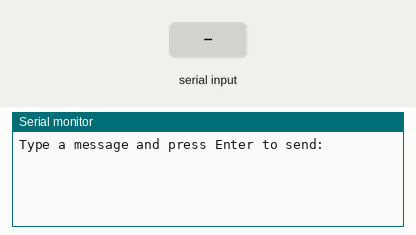
A sketch run on a simulated ESP32. Parts: the last lines printed to the serial monitor. Inputs (shaded band) come from the test bench.

Above: at 1.2 s.
1.3 s: "1\n" received over Serial
At 2.4 s:
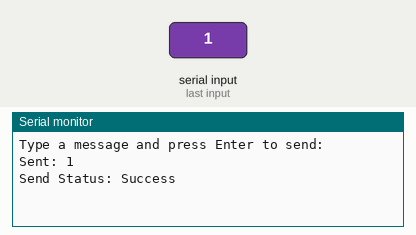
2.8 s: "0\n" received over Serial
At 3.5 s:
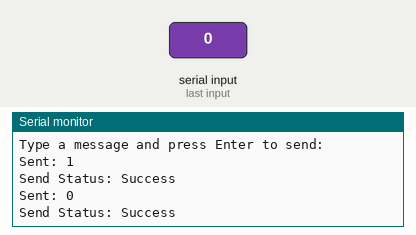
4.3 s: "2\n" received over Serial
At 5.8 s:
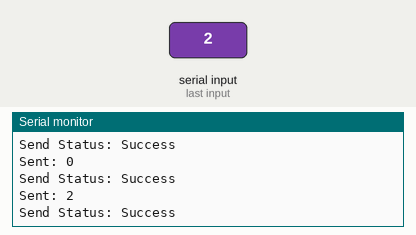

Measured:
- after the input at 1.3 s, the serial monitor: prints a new line at once (image 1)
- after the input at 2.8 s, the serial monitor: prints a new line at once (image 2)
- after the input at 4.3 s, the serial monitor: prints a new line at once (image 3)

The sketch:

sender1_program_esp_now.ino
```cpp
#include <esp_now.h>
#include <WiFi.h>

uint8_t receiverMac[] =  {0x8C, 0x4F, 0x00, 0x27, 0xF6, 0x0C}; // Replace with Receiver MAC

typedef struct struct_message {
    char message[250];  // Increased size for user input messages
} struct_message;

struct_message msg;

void OnSent(const uint8_t *mac_addr, esp_now_send_status_t status) {
    Serial.print("Send Status: ");
    Serial.println(status == ESP_NOW_SEND_SUCCESS ? "Success" : "Fail");
}

void setup() {
    Serial.begin(115200);
    WiFi.mode(WIFI_STA);

    if (esp_now_init() != ESP_OK) {
        Serial.println("ESP-NOW Init Failed");
        return;
    }

    esp_now_register_send_cb(OnSent);

    esp_now_peer_info_t peerInfo;
    memcpy(peerInfo.peer_addr, receiverMac, 6);
    peerInfo.channel = 0;
    peerInfo.encrypt = false;

    if (esp_now_add_peer(&peerInfo) != ESP_OK) {
        Serial.println("Failed to add peer");
        return;
    }

    Serial.println("Type a message and press Enter to send:");
}

void loop() {
    if (Serial.available()) {
        String input = Serial.readStringUntil('\n');  // Read user input
        input.trim();  // Remove any unwanted spaces or newlines

        if (input.length() > 0) {
            strcpy(msg.message, input.c_str());  // Copy input into message structure
            esp_err_t result = esp_now_send(receiverMac, (uint8_t *)&msg, sizeof(msg));

            Serial.print("Sent: ");
            Serial.println(input);
        }
    }
}
```
